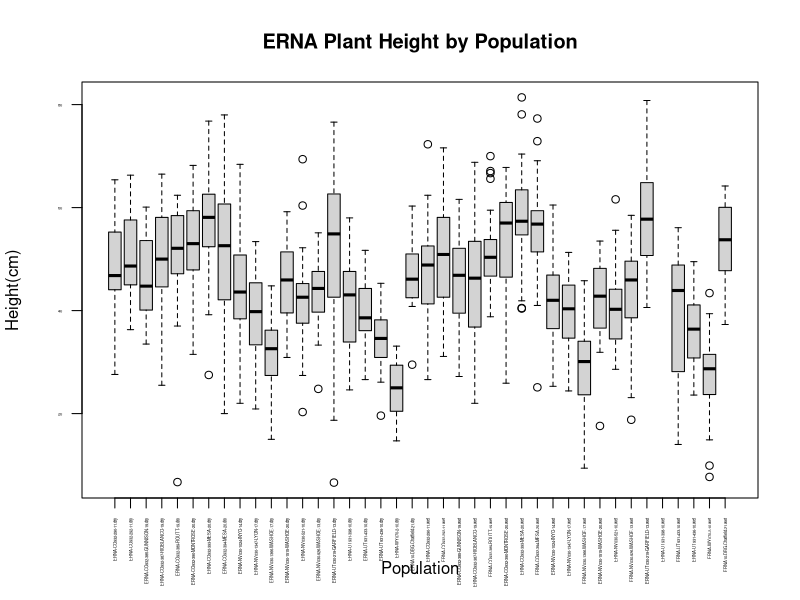
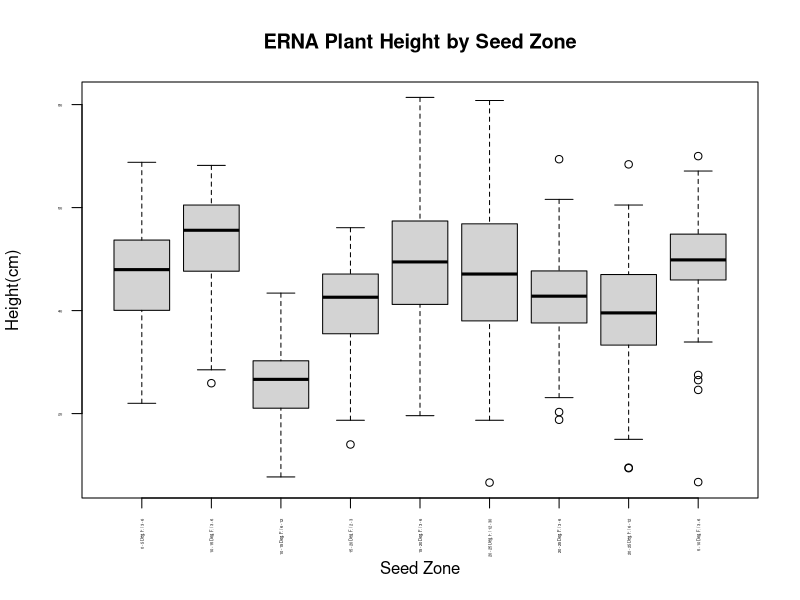
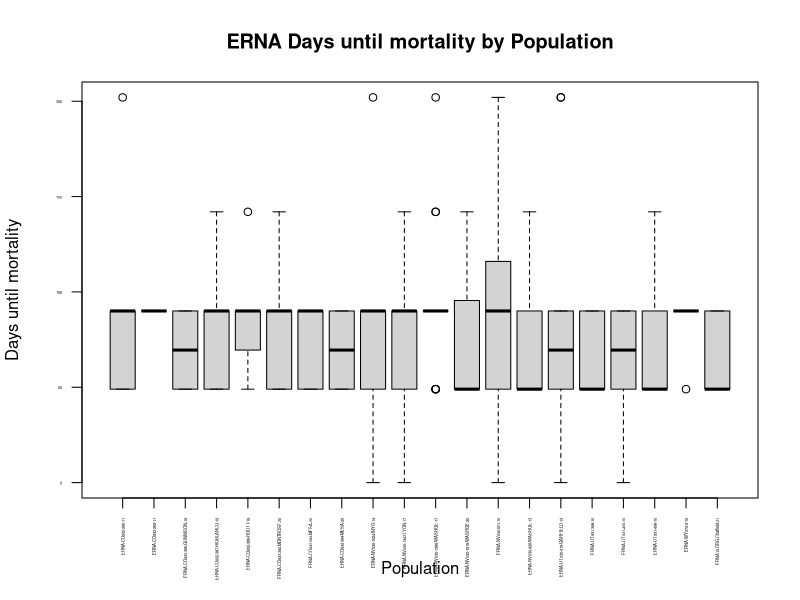
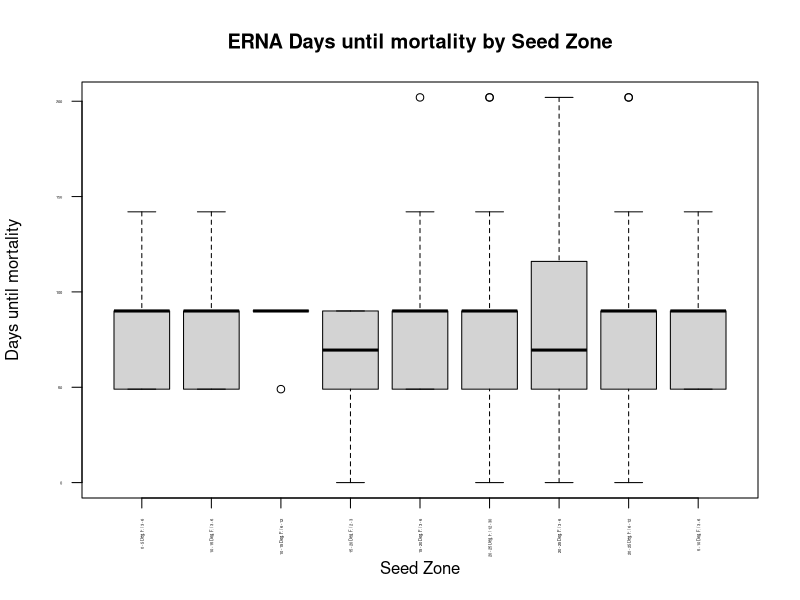
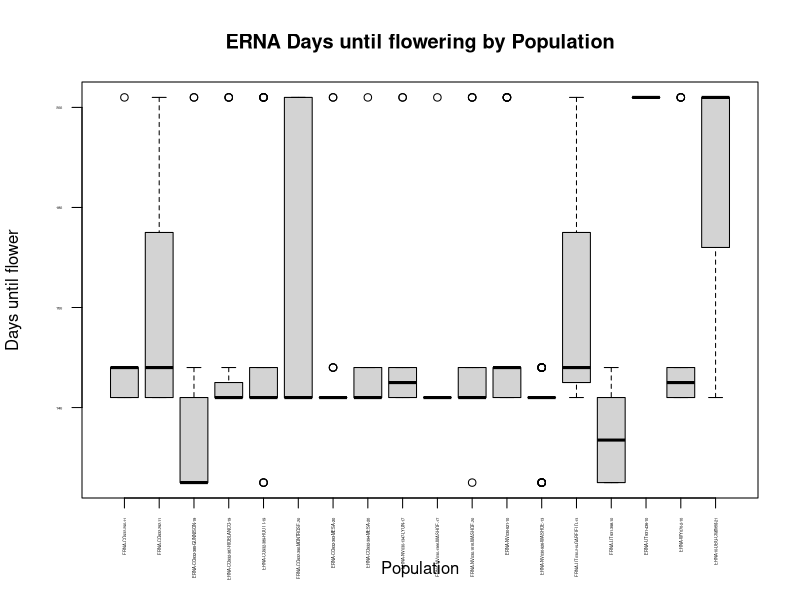
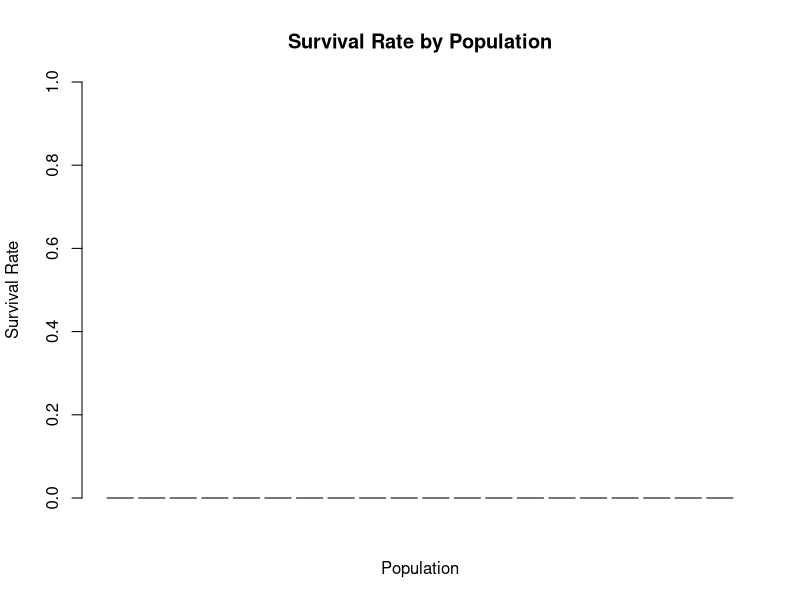

R code for these plots, in order: (Note: this script raises an error after producing the figures.)
ERNA <- read.csv("ERNA_data.csv", header = TRUE)

ERNA.crop <- ERNA[1:1124, ]

ERNA.ex.rep <- ERNA.crop[ERNA.crop$replaced_YorN !="Y",]

ERNA.wet <- ERNA.crop[ERNA.crop$treatment !="dry" ,]

ERNA.dry <- ERNA.crop[ERNA.crop$treatment != "wet" ,]

height_pop_anova <- aov(length_cm_20220915 ~ Population, data = ERNA.wet)
summary(height_pop_anova)

height_pop_anova <- aov(length_cm_20220915 ~ Population*treatment, data = ERNA.crop)

height_sz_anova <- aov(length_cm_20220915 ~ seed_zone, data = ERNA)
summary(height_sz_anova)

days_mort_pop_an <- aov( days_until_mortality ~ Population, data=ERNA)
summary(days_mort_pop_an)

days_mort_sz_an <- aov( days_until_mortality ~ seed_zone, data=ERNA)
summary(days_mort_pop_an)


boxplot(length_cm_20220915 ~ Population*treatment,data=ERNA, main="ERNA Plant Height by Population", 
        xlab="Population", ylab="Height(cm)",cex.axis=0.25, las=2)


boxplot(length_cm_20220915 ~ seed_zone,data=ERNA, main="ERNA Plant Height by Seed Zone", 
        xlab="Seed Zone", ylab="Height(cm)", cex.axis=0.25, las=2)

boxplot(days_until_mortality ~ Population, data=ERNA, main = "ERNA Days until mortality by Population", 
        xlab = "Population",cex.axis=0.25, las=2, ylab = "Days until mortality")

boxplot(days_until_mortality ~ seed_zone, data=ERNA, main = "ERNA Days until mortality by Seed Zone", 
        xlab = "Seed Zone", ylab = "Days until mortality",cex.axis=0.25, las=2)

boxplot(days_until_flower ~ Population, data=ERNA.crop, main = "ERNA Days until flowering by Population", 
        xlab = "Population",cex.axis=0.25, las=2, ylab = "Days until flower")

survival_glm <- glm(survival_20221108 ~ Population, 
                    data = ERNA, family = binomial (link ="logit"))
summary(survival_glm)
str(ERNA)


pop.list <- as.data.frame(unique(ERNA.crop$Population))
pop.list
colnames(pop.list) <- "Population"
survival.pred <- predict(survival_glm, pop.list, se.fit = TRUE, type = "response", interval = "confidence" )
survival.pred
survival_mat <- matrix(data = survival.pred$fit, nrow = 1, ncol = 20)
barplot(survival_mat, ylim = c(0,1), xlab = "Population", ylab = "Survival Rate", main = "Survival Rate by Population")
#zoom x axis from 0 to 1
#error bars

#add elevation
ERNA_elev <- read.csv("20230118_ERNA_elev.csv", header = TRUE)

ERNA.crop[ , 'elev'] <- NA

for (dd in 1:length(pop.list2)) { 
  ERNA.crop$elev[grepl(pop.list2[dd], ERNA.crop$Population)] <- ERNA_elev$elevation[dd] 
}

#add precip
ERNA_precip <- read.csv("20221129_ERNA_pptAnnual.csv", header = TRUE)

pop.list2 <- unique(as.character(ERNA.crop$Population))

ERNA.crop[ , 'Ppt_Annual'] <- NA

for (dd in 1:length(pop.list2)) { 
  ERNA.crop$Ppt_Annual[grepl(pop.list2[dd], ERNA.crop$Population)] <- ERNA_precip$Mean_Annual_Ppt[dd] 
  }

pop.list2
dd
ERNA_precip$Population
ERNA_elev$Population

#run lm height ~ ppt
hist(ERNA.crop$length_cm_20220915)

plot(length_cm_20220915 ~ Ppt_Annual, data = ERNA.crop)

ppt_elev_lm <- lmer(length_cm_20220915 ~ Ppt_Annual + elev + (1|block), data = ERNA.crop)
summary(ppt_lm)

library(car)
Anova(ppt_elev_lm)

boxplot(length_cm_20220915 ~ Ppt_Annual,data=ERNA.crop, main="ERNA Plant Height by Elevation", 
        xlab="Population", ylab="Height(cm)",cex.axis=0.25, las=2)


#run lm ht ~ elev
plot(length_cm_20220915 ~ elev, data = ERNA.crop)

library(lme4)
elev_lm <- lmer(length_cm_20220915 ~ elev + (1|block), data = ERNA.crop)
summary(elev_lm)

#check if column added correctly 
elev.list <-unique(ERNA.crop$elev)
elev.list
ppt.list <- unique(ERNA.crop$Ppt_Annual)
ppt.list

elev_check <- cbind.data.frame(pop.list2, elev.list)
colnames(elev_check) <- colnames(ERNA_elev)
identical(elev_check, ERNA_elev)

ppt_check <- cbind.data.frame(pop.list2,ppt.list)
ERNA_precip
colnames(ppt_check) <- colnames(ERNA_precip)
ppt_check
identical(ppt_check, ERNA_precip)

#plot w/ treatments
boxplot(length_cm_20220915 ~ Population,data=ERNA.wet, main="ERNA Plant Height by Population - Wet", 
        xlab="Population", ylab="Height(cm)",cex.axis=0.25, las=2)

boxplot(length_cm_20220915 ~ Population,data=ERNA.dry, main="ERNA Plant Height by Population - Dry", 
        xlab="Population", ylab="Height(cm)",cex.axis=0.25, las=2)

#plot elev
boxplot(length_cm_20220915 ~ elev,data=ERNA.crop, main="ERNA Plant Height by Elevation", 
        xlab="Population", ylab="Height(cm)",cex.axis=0.25, las=2)



